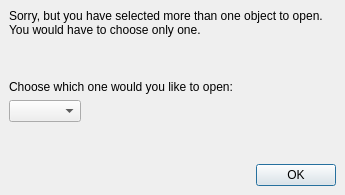
<ui version="4.0" >
 <class>QChooseOneObjectDialogBase</class>
 <widget class="QDialog" name="QChooseOneObjectDialogBase" >
  <property name="geometry" >
   <rect>
    <x>0</x>
    <y>0</y>
    <width>345</width>
    <height>195</height>
   </rect>
  </property>
  <property name="windowTitle" >
   <string>Choose </string>
  </property>
  <layout class="QVBoxLayout" >
   <property name="margin" >
    <number>9</number>
   </property>
   <property name="spacing" >
    <number>6</number>
   </property>
   <item>
    <widget class="QLabel" name="label_2" >
     <property name="text" >
      <string>Sorry, but you have selected more than one object to open. 
You would have to choose only one.</string>
     </property>
    </widget>
   </item>
   <item>
    <spacer>
     <property name="orientation" >
      <enum>Qt::Vertical</enum>
     </property>
     <property name="sizeHint" >
      <size>
       <width>20</width>
       <height>16</height>
      </size>
     </property>
    </spacer>
   </item>
   <item>
    <widget class="QLabel" name="label" >
     <property name="text" >
      <string>Choose which one would you like to open:</string>
     </property>
    </widget>
   </item>
   <item>
    <layout class="QHBoxLayout" >
     <property name="margin" >
      <number>0</number>
     </property>
     <property name="spacing" >
      <number>6</number>
     </property>
     <item>
      <widget class="QComboBox" name="m_filesList" />
     </item>
     <item>
      <spacer>
       <property name="orientation" >
        <enum>Qt::Horizontal</enum>
       </property>
       <property name="sizeHint" >
        <size>
         <width>40</width>
         <height>20</height>
        </size>
       </property>
      </spacer>
     </item>
    </layout>
   </item>
   <item>
    <spacer>
     <property name="orientation" >
      <enum>Qt::Vertical</enum>
     </property>
     <property name="sizeHint" >
      <size>
       <width>20</width>
       <height>20</height>
      </size>
     </property>
    </spacer>
   </item>
   <item>
    <widget class="QDialogButtonBox" name="buttonBox" >
     <property name="orientation" >
      <enum>Qt::Horizontal</enum>
     </property>
     <property name="standardButtons" >
      <set>QDialogButtonBox::Ok</set>
     </property>
    </widget>
   </item>
  </layout>
 </widget>
 <resources/>
 <connections>
  <connection>
   <sender>buttonBox</sender>
   <signal>accepted()</signal>
   <receiver>QChooseOneObjectDialogBase</receiver>
   <slot>accept()</slot>
   <hints>
    <hint type="sourcelabel" >
     <x>248</x>
     <y>254</y>
    </hint>
    <hint type="destinationlabel" >
     <x>157</x>
     <y>274</y>
    </hint>
   </hints>
  </connection>
  <connection>
   <sender>buttonBox</sender>
   <signal>rejected()</signal>
   <receiver>QChooseOneObjectDialogBase</receiver>
   <slot>reject()</slot>
   <hints>
    <hint type="sourcelabel" >
     <x>316</x>
     <y>260</y>
    </hint>
    <hint type="destinationlabel" >
     <x>286</x>
     <y>274</y>
    </hint>
   </hints>
  </connection>
 </connections>
</ui>
